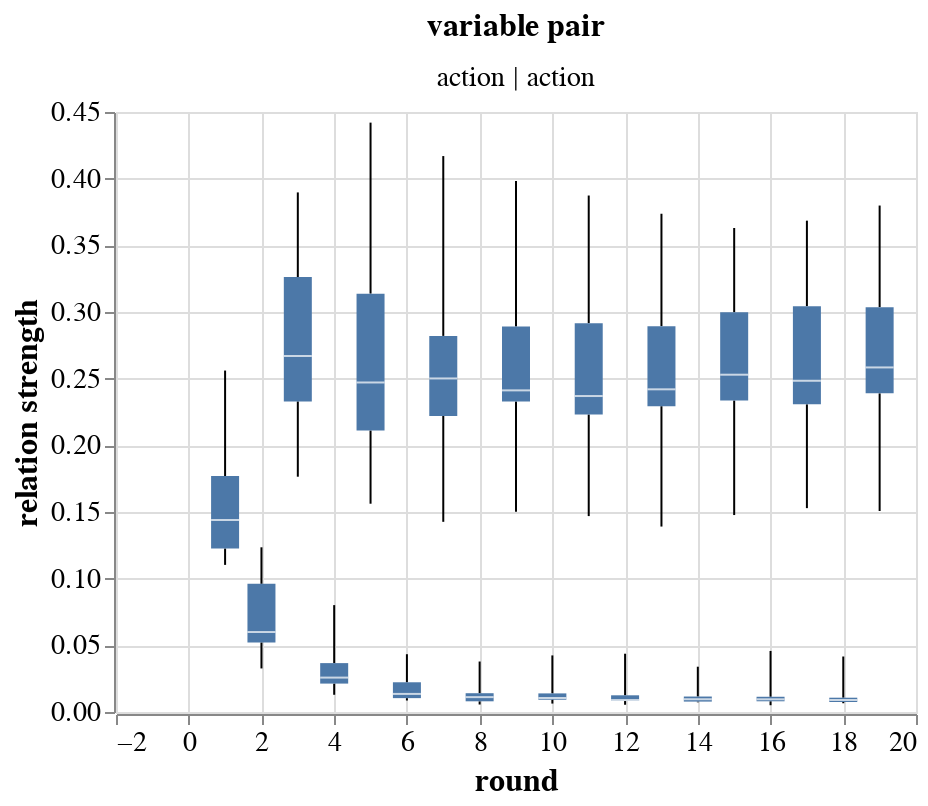

Source (notebook cell):
### Code cell
d = calc_positional_uncertaintes("models_20/log_decay/N_6_vc_3_vm_3_lr_0.001_hc_50_hm_50_cSpeakFreq_2_mActFreq_1/test_trajectories.pkl", freq=2)

alt.Chart(d).mark_boxplot(extent='min-max').encode(x='round', y='relation strength').facet(facet='variable pair', columns=3).configure_axis(
    labelFontSize=14,
    titleFontSize=16
).configure_header(
    labelFontSize=14,
    titleFontSize=16
)

### Figure 1 — Vega-Lite specification as saved in the notebook (floating-point values rounded to 4 significant figures; data arrays with more than 128 entries replaced by an {"elided": "..."} marker saying what was removed)
{"config": {"view": {"continuousWidth": 400, "continuousHeight": 300}, "axis": {"labelFontSize": 14, "titleFontSize": 16}, "header": {"labelFontSize": 14, "titleFontSize": 16}}, "data": {"name": "data-2ce9843d036d5c84fe70010e1fe244e7"}, "facet": {"field": "variable pair", "type": "nominal"}, "spec": {"mark": {"type": "boxplot", "extent": "min-max"}, "encoding": {"x": {"field": "round", "type": "quantitative"}, "y": {"field": "relation strength", "type": "quantitative"}}}, "columns": 3, "$schema": "https://vega.github.io/schema/vega-lite/v4.17.0.json", "datasets": {"data-2ce9843d036d5c84fe70010e1fe244e7": {"elided": "190 records"}}}
